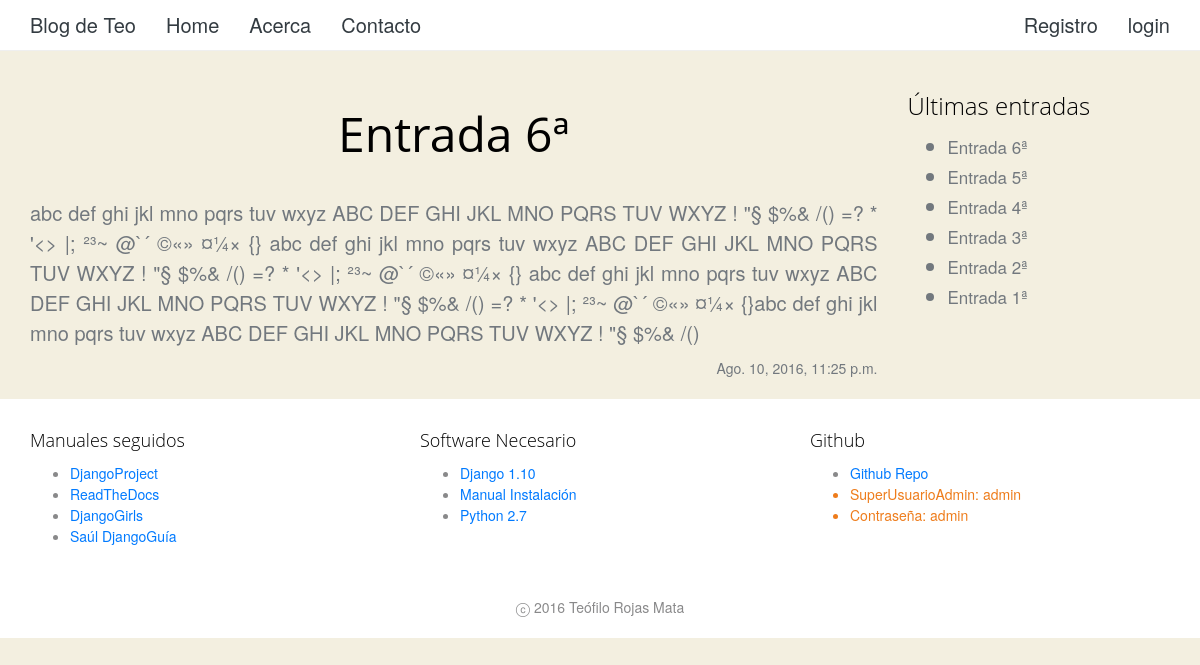
The app's page /entrada/8, older data.
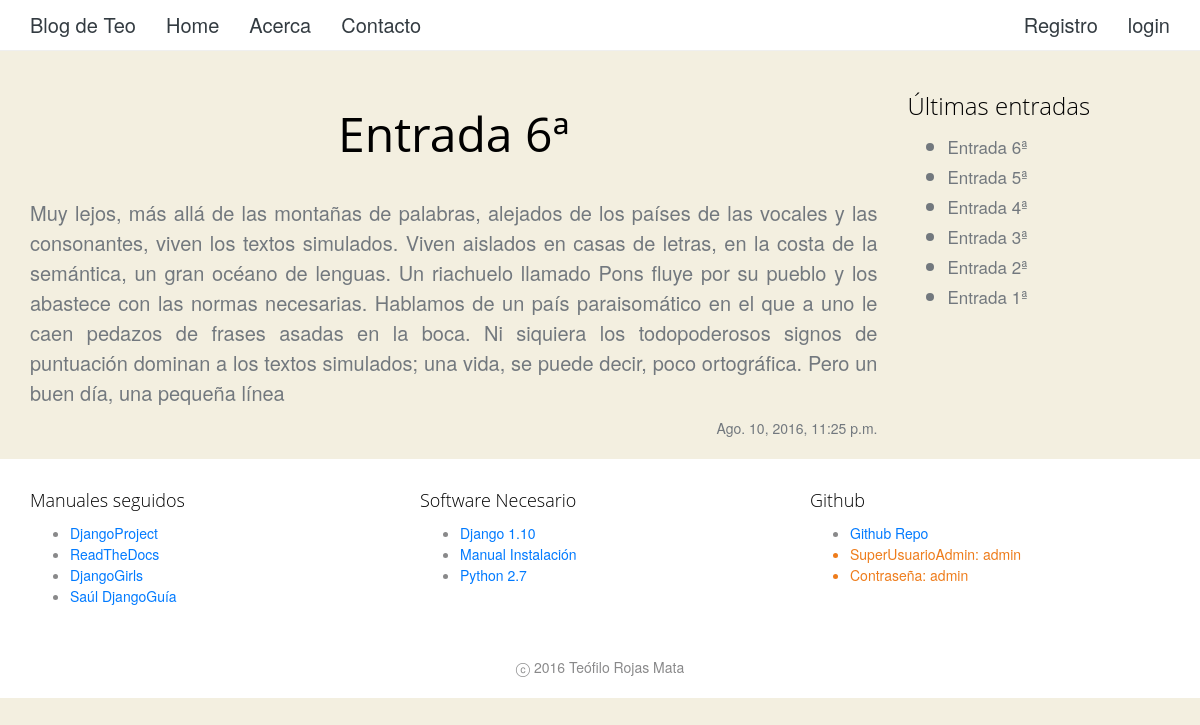
The same page, newer data.
### appBlogTeo/models.py (models this page shows, shortened)
class Entrada(models.Model):
	titulo = models.CharField(max_length = 100)
	cuerpo = models.TextField()
	fecha = models.DateTimeField(default=datetime.now, blank=True)
	etiquetas = models.ManyToManyField('Etiqueta', blank=True)
	class Meta:
		ordering = ['-fecha']

### appBlogTeo/views.py (the view)
# urls.py: url(r'^entrada/(?P<pk>.*)$', views.VistaEntradaCompleta.as_view(), name='VistaEntradaCompleta'),
class VistaEntradaCompleta(generic.DetailView):
    model = Entrada
    template_name = 'entradaCompleta.html'
    def get_context_data(self, **kwargs):
        context = super(VistaEntradaCompleta, self).get_context_data(**kwargs)
        context['listadoTitulos'] = ListadoTitulos()
        return context

### appBlogTeo/views.py (called while the page is built)
def ListadoTitulos():
    listadoTitulos = Entrada.objects.all()[:10]
    return listadoTitulos

### appBlogTeo/templates/entradaCompleta.html (shortened to what this page needs)
{% extends "base.html" %}
{%block content%}
	<h1>{{ entrada.titulo }}</h1>
	<p> {{ entrada.cuerpo }}</p>
	<div class="fecha"> {{ entrada.fecha }}</div>
{% endblock %}

### appBlogTeo/templates/_menuLateral.html
{% block lateral %}
          <div>
            <h3>Últimas entradas</h4>
            {% if listadoTitulos %}
              <ul>
                {% for x in listadoTitulos %}
                  <li><small><a href="{% url 'appBlogTeo:VistaEntradaCompleta' x.id %}">
                     {{ x.titulo }}</a></small></li>
                {% endfor %}
              </ul>
            {% else %}
              <h4>Sin entradas</h4>
              <p>La base de datos por el momento no tiene entradas. Por favor, introduzca al menos una para poder contemplarla</p>
            {% endif %}
          </div>
{% endblock lateral%}

Row changes from the older to the newer data that the page shows:
changed Entrada "Entrada 6ª": cuerpo "abc def ghi jkl mno pqrs tuv wxyz ABC DEF GHI JKL MNO PQRS TUV WXYZ ! \"§ $%& /() =? * '<> |; ²³~ @`´ ©«» ¤¼× {} abc def ghi jkl mno pqrs tuv wxyz ABC DEF GHI JKL MNO PQRS TUV WXYZ ! \"§ $%& /() =? * '<> |; ²³~ @`´ ©«» ¤¼× {} abc def ghi jkl mno pqrs tuv wxyz ABC DEF GHI JKL MNO PQRS TUV WXYZ ! \"§ $%& /() =? * '<> |; ²³~ @`´ ©«» ¤¼× {}abc def ghi jkl mno pqrs tuv wxyz ABC DEF GHI JKL MNO PQRS TUV WXYZ ! \"§ $%& /()" → "Muy lejos, más allá de las montañas de palabras, alejados de los países de las vocales y las consonantes, viven los textos simulados. Viven aislados en casas de letras, en la costa de la semántica, un gran océano de lenguas. Un riachuelo llamado Pons fluye por su pueblo y los abastece con las normas necesarias. Hablamos de un país paraisomático en el que a uno le caen pedazos de frases asadas en la boca. Ni siquiera los todopoderosos signos de puntuación dominan a los textos simulados; una vida, se puede decir, poco ortográfica. Pero un buen día, una pequeña línea"
